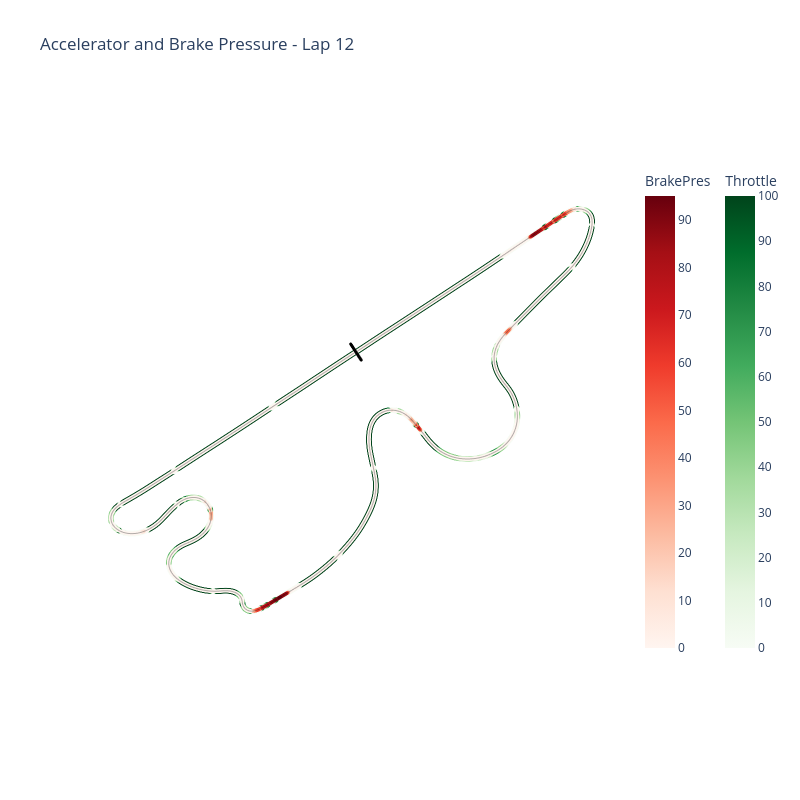

This figure's notebook cell:
### Code cell
# Plot with multiple color channels (automatically interpolated to GPS timebase)
fig = plot_gps_channels(
    channels,
    lat_channel=gps_lat_ch,
    lon_channel=gps_lon_ch,
    color_channels=[
        (brake_ch, "BrakePres", "Reds"),
        (throttle_ch, "Throttle", "Greens"),
    ],
    title=f"Accelerator and Brake Pressure - Lap {int(selected_lap['num'])}",
)
show_fig(fig)

### Figure 1 — Plotly figure (JSON) as saved in the notebook; plotly's stock layout.template omitted (floating-point values rounded to 4 significant figures; data arrays with more than 128 entries replaced by an {"elided": "..."} marker saying what was removed)
{"data": [{"hovertemplate": "Throttle: %{marker.color:.2f}<br>Lon: %{x:.6f}<br>Lat: %{y:.6f}<extra></extra>", "marker": {"color": {"elided": "3135 float values"}, "colorbar": {"len": 0.8, "title": {"text": "Throttle"}, "x": 1.17}, "colorscale": [[0.0, "rgb(247,252,245)"], [0.125, "rgb(229,245,224)"], [0.25, "rgb(199,233,192)"], [0.375, "rgb(161,217,155)"], [0.5, "rgb(116,196,118)"], [0.625, "rgb(65,171,93)"], [0.75, "rgb(35,139,69)"], [0.875, "rgb(0,109,44)"], [1.0, "rgb(0,68,27)"]], "showscale": true, "size": 6}, "mode": "markers", "name": "Throttle", "showlegend": false, "type": "scattergl", "x": {"elided": "3135 float values"}, "y": {"elided": "3135 float values"}}, {"hovertemplate": "BrakePres: %{marker.color:.2f}<br>Lon: %{x:.6f}<br>Lat: %{y:.6f}<extra></extra>", "marker": {"color": {"elided": "3135 float values"}, "colorbar": {"len": 0.8, "title": {"text": "BrakePres"}, "x": 1.02}, "colorscale": [[0.0, "rgb(255,245,240)"], [0.125, "rgb(254,224,210)"], [0.25, "rgb(252,187,161)"], [0.375, "rgb(252,146,114)"], [0.5, "rgb(251,106,74)"], [0.625, "rgb(239,59,44)"], [0.75, "rgb(203,24,29)"], [0.875, "rgb(165,15,21)"], [1.0, "rgb(103,0,13)"]], "showscale": true, "size": 4}, "mode": "markers", "name": "BrakePres", "showlegend": false, "type": "scattergl", "x": {"elided": "3135 float values"}, "y": {"elided": "3135 float values"}}, {"hoverinfo": "skip", "line": {"color": "black", "width": 1}, "mode": "lines", "name": "Track Outline", "opacity": 0.3, "showlegend": false, "type": "scattergl", "x": {"elided": "3135 float values"}, "y": {"elided": "3135 float values"}}, {"hoverinfo": "skip", "line": {"color": "black", "width": 3}, "mode": "lines", "name": "Start/Finish", "showlegend": false, "type": "scattergl", "x": [138.9, 138.9], "y": [35.37, 35.37]}], "layout": {"height": 800, "hovermode": "closest", "plot_bgcolor": "white", "title": {"text": "Accelerator and Brake Pressure - Lap 12"}, "width": 800, "xaxis": {"scaleanchor": "y", "scaleratio": 1, "showgrid": false, "showticklabels": false, "zeroline": false}, "yaxis": {"showgrid": false, "showticklabels": false, "zeroline": false}}}
